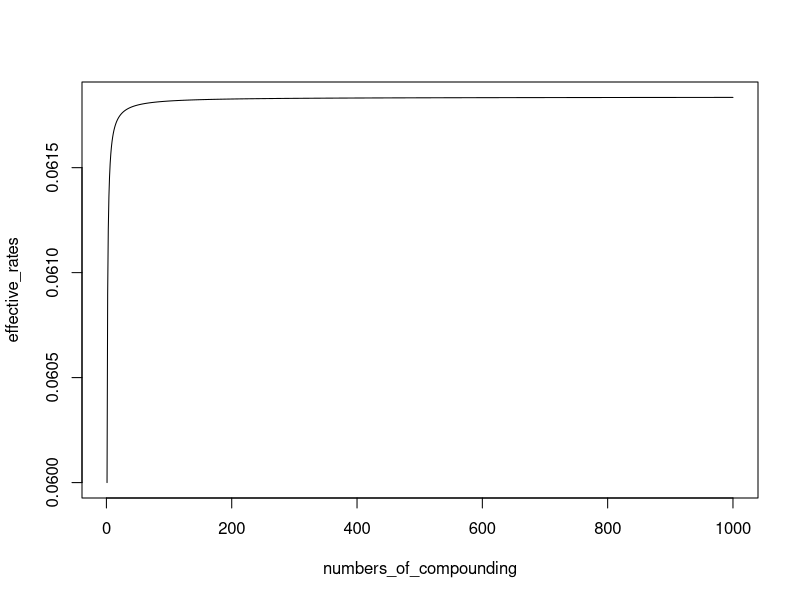
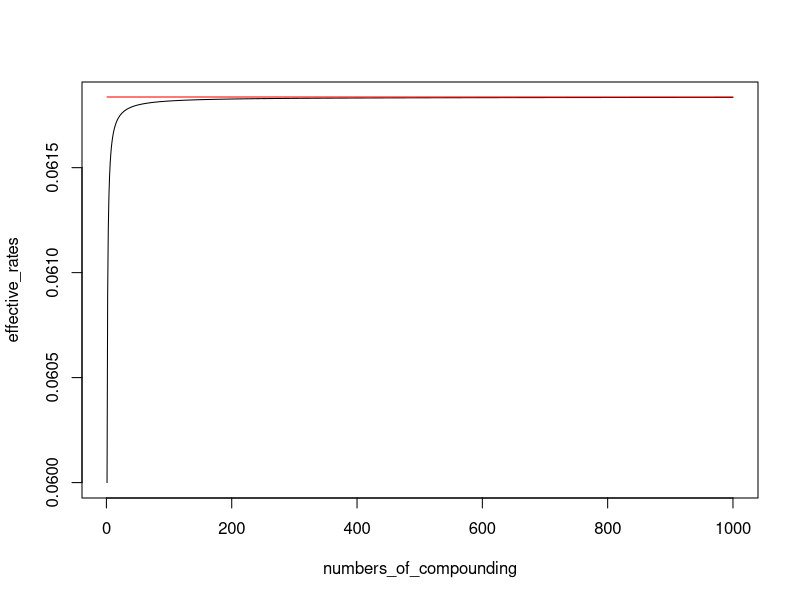

Source code (R) for these figures, in order:
# assorted comments:

#Fairly straightforward though might take awhile for someone with no prior experience in R or any other programming language.
#
#The plotting section is a bit finnicky. 
#The first two times when I plotted the graphs it worked fine but ever since then it stopped working until I restarted the R session.
#
# --------------------------------------------------------------------------------------------------------------


# ex01: 
#   Read carefully and complete the code as instructed.
#   The places where you need to edit are indicated with **[EXERCISE]**
#
# Tip: 
#   You can run code within a Code Section that starts with # ---- using 
#   a keyboard shortcut, "Ctrl+Alt+T" or "Command+Option+T".
#

# 1. Interest rate ------------------------------------------------------
# 
# Let's consider the Problem 2 of [17MA2B] again. The initial deposit is 1000
# dollars and the annual interest rate is 6%. We save this information in the
# following variables (objects).

deposit <- 1000
rate_annual <- 0.06

num_months <- 12
num_days <- 365


# **[EXERCISE]**
#   Now you can compute the monthly and daily interest rates.
#   Complete the following expressions.

rate_monthly <- rate_annual / num_months
rate_daily <- rate_annual / num_days


# 2. Compounding ----------------------------------------------------------
# 
# In the case of monthly compounding, the amount you have in one year from the
# time of depositing and the effective interest rate can be computed by the following 
# code.

compounded_monthly <- deposit * (1 + rate_monthly) ^ num_months
eair_monthly <- compounded_monthly / deposit - 1


# **[EXERCISE]**
#   Complete the following code to compute the corresponding amount in the case 
#   of daily compounding and the effective interest rate.

compounded_daily <- deposit * (1 + rate_daily) ^ num_days
eair_daily <- compounded_daily / deposit - 1


# **[EXERCISE]**
#   Write a line of code to verify that the effective rate of monthly compounding 
#   is smaller than that of daily compounding.

if(eair_daily > eair_monthly) {
  print("the effective rate of monthly compounding is smaller than that of daily compounding")
}

#OR simply check whether the output of this is TRUE or FALSE

eair_daily > eair_monthly


# 3. More frequent compounding --------------------------------------------
# 
# Now we have a conjecture that the more frequent the compunding becomes, the 
# more interest income we get even if the annual nominal rate is fixed. 
# We also guess that, if the interest is compounded infinitely often then the 
# return will be infinitely large. Let's check these conjectures.


# **[EXERCISE]**
#   Since we need to iterate above computation many times, we will define a
#   function that computes the effective annual interest rate (`eair`) for a given 
#   annual interest rate, `r` and a given number of compounding, `n`. Complete the 
#   below function to achieve this.


#' Effective Annual Interest Rate
#'
#' @param r nominal annual interest rate
#' @param n number of compounding within a year
#' @return effective annual interest rate
eair <- function(r, n) {
  # Complete the definition.
  effective_rate <- ((1 + r / n) ^ n) - 1
  effective_rate
}


# Verify code with stopifnot; compare the function eair(r, n) with the eair_monthly obtained earlier in the exercise.
# It is a good practice to write test code. Here is an example:

stopifnot(
  all.equal(eair(rate_annual, num_months), eair_monthly),
  all.equal(eair(rate_annual, num_days), eair_daily)
)



# 4. Simulation -----------------------------------------------------------
#
# Let's compute effective rates for 1000 values of number of compounding
# starting from 1 up until 1000. 

N = 1000
numbers_of_compounding <- 1:N

# **[EXERCISE]**
#   Compute the vector of 1000 effective_rates by using eair() function. 
#   Notice that `eair()` function accepts a vector as an argument.
effective_rates <- eair(rate_annual, numbers_of_compounding)

# Plotting
pdf("4-compounding.pdf")
plot(numbers_of_compounding, effective_rates, type = 'l')
dev.off()  


# 5. Limit ----------------------------------------------------------------
#
# The fist conjecture we made in Section 3 seems to be correct but the second
# does not. The effective rates seem to converge to a finite value as the number 
# of compounding becomes large. As a matter of fact, this is exp(rate_annual) - 1. 
# Observe that the printed value is positive and very small.
# Notice that 1.911228e-06 means that it's approximately 1.911228 times 10^(-6).

print((exp(rate_annual) - 1) - effective_rates[N])



# 6. Plotting with limit --------------------------------------------------
#
# To see if the simulation result converges to the line as N -> Inf, let's plot 
# both the compounding curve and horizontal line at exp(rate_annual) - 1 on a 
# single figure.

pdf("6-limit.pdf")
plot(numbers_of_compounding, effective_rates, type = 'l')
lines(numbers_of_compounding, rep(exp(rate_annual) - 1, N), col = 'red')
dev.off()

